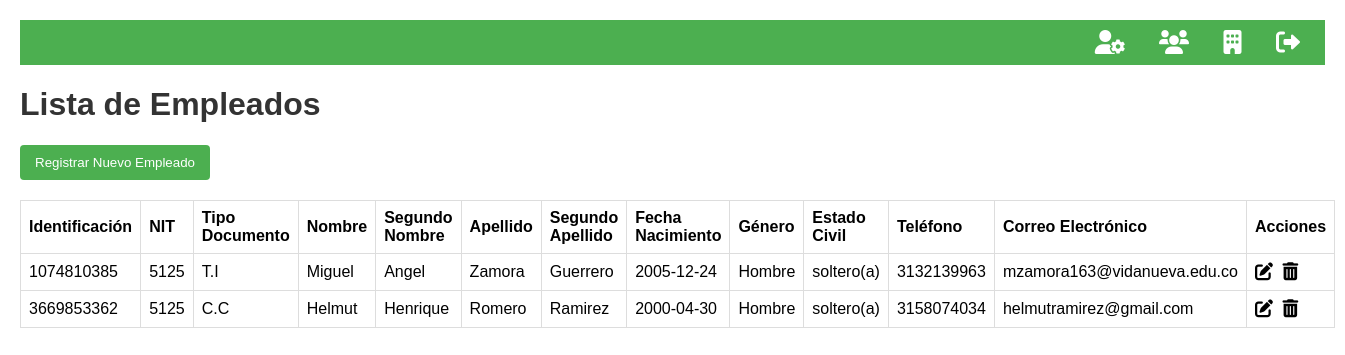
/empleados.php (signed in), run on the app's committed database.
### tables this page shows
CREATE TABLE `empleados` (
  `identificacion` char(10) NOT NULL,
  `NIT` char(10) NOT NULL,
  `tipo_documento` enum('C.C','T.I','C.E') NOT NULL,
  `nombre` varchar(50) NOT NULL,
  `nombre2` varchar(50) DEFAULT NULL,
  `apellido` varchar(50) NOT NULL,
  `apellido2` varchar(50) DEFAULT NULL,
  `fecha_nacimiento` date NOT NULL,
  `genero` enum('Hombre','Mujer','Indefinido') DEFAULT NULL,
  `estado_civil` enum('soltero(a)','casado(a)','viudo(a)','divorciado(a)') DEFAULT NULL,
  `telefono` double NOT NULL,
  `correo` varchar(50) NOT NULL
);

### conexion.php (called while the page is built, shortened)
<?php
class Conexion {
    private $host = "localhost";
    private $username = "root";
    private $password = "";
    private $database = "proyecto";
    private $charset = 'utf8';
    protected $pdo;
    public function __construct($host = null, $username = null, $password = null, $database = null, $charset = 'utf8') {
        $this->charset = $charset;
    }
    private function connect() {
        $dsn = "mysql:host={$this->host};dbname={$this->database};charset={$this->charset}";
        try {
            $this->pdo = new PDO($dsn, $this->username, $this->password);
            $this->pdo->setAttribute(PDO::ATTR_ERRMODE, PDO::ERRMODE_EXCEPTION);
        } catch (PDOException $e) {
            die("Error: " . $e->getMessage());
        }
    }
    public function getPdo() {
        return $this->pdo;
    }
}
?>

### clases.php (called while the page is built, shortened)
<?php
require_once 'conexion.php';
class Empleados extends Conexion {
    public function seleccionarEmpleados() {
        $query = "SELECT * FROM empleados";
        $stmt = $this->getPdo()->prepare($query);
        $stmt->execute();
        return $stmt->fetchAll(PDO::FETCH_ASSOC);
    }
}
?>

### empleados.php (the view, shortened to what this page needs)
<?php
require_once 'clases.php';
$empleadosObj = new Empleados();
$empleados = $empleadosObj->seleccionarEmpleados();
?>
<!DOCTYPE html>
<html lang="es">
<head>
    <link rel="stylesheet" href="https://cdnjs.cloudflare.com/ajax/libs/font-awesome/6.0.0/css/all.min.css">
</head>
<body>
    <div class="top-bar">
        <i class="fas fa-user-cog" onclick="window.location.href='clientes.php'"></i>
        <i class="fas fa-users" onclick="window.location.href='empleados.php'"></i>
        <i class="fas fa-building" onclick="window.location.href='empresa.php'"></i>
        <i class="fas fa-sign-out-alt logout-icon" onclick="confirmarCerrarSesion()"></i>
    </div>
    <h1>Lista de Empleados</h1>
    <button onclick="window.location.href='registrar_empleado.php'">Registrar Nuevo Empleado</button>
    <table border="1">
        <tr>
            <th>Identificación</th>
            <th>NIT</th>
            <th>Tipo Documento</th>
            <th>Nombre</th>
            <th>Segundo Nombre</th>
            <th>Apellido</th>
            <th>Segundo Apellido</th>
            <th>Fecha Nacimiento</th>
            <th>Género</th>
            <th>Estado Civil</th>
            <th>Teléfono</th>
            <th>Correo Electrónico</th>
            <th>Acciones</th>
        </tr>
        <?php foreach ($empleados as $empleado): ?>
            <tr>
                <td><?= $empleado['identificacion'] ?></td>
                <td><?= $empleado['NIT'] ?></td>
                <td><?= $empleado['tipo_documento'] ?></td>
                <td><?= $empleado['nombre'] ?></td>
                <td><?= $empleado['nombre2'] ?></td>
                <td><?= $empleado['apellido'] ?></td>
                <td><?= $empleado['apellido2'] ?></td>
                <td><?= $empleado['fecha_nacimiento'] ?></td>
                <td><?= $empleado['genero'] ?></td>
                <td><?= $empleado['estado_civil'] ?></td>
                <td><?= $empleado['telefono'] ?></td>
                <td><?= $empleado['correo'] ?></td>
                <td>
                    <i class="icon edit-icon fas fa-edit" onclick="window.location.href='editar_empleado.php?identificacion=<?= $empleado['identificacion'] ?>'"></i>
                    <i class="icon delete-icon fas fa-trash-alt" onclick="confirmarEliminar('<?= $empleado['identificacion'] ?>')"></i>
                </td>
            </tr>
        <?php endforeach; ?>
    </table>
</body>
</html>

### empleados.php (style rules this page uses)
.top-bar { background-color: #4CAF50; padding: 10px; color: white; text-align: right; margin: 0; }
.top-bar i { margin: 0 15px; cursor: pointer; font-size: 24px; transition: color 0.3s; }
body { font-family: 'Arial', sans-serif; margin: 0; padding: 20px; }
h1 { color: #333; }
table { width: 100%; border-collapse: collapse; margin-top: 20px; }
th, td { border: 1px solid #ddd; padding: 8px; text-align: left; }
button { background-color: #4CAF50; color: white; padding: 10px 15px; border: none; border-radius: 4px; cursor: pointer; }
.icon { font-size: 18px; cursor: pointer; margin-right: 5px; transition: color 0.3s; }

### data on the page
empleados: identificacion "1074810385", NIT "5125", tipo_documento "T.I", nombre "Miguel", nombre2 "Angel", apellido "Zamora", apellido2 "Guerrero", fecha_nacimiento "2005-12-24", genero "Hombre", estado_civil "soltero(a)", telefono "3132139963", correo "mzamora163@vidanueva.edu.co"
empleados: identificacion "3669853362", NIT "5125", tipo_documento "C.C", nombre "Helmut", nombre2 "Henrique", apellido "Romero", apellido2 "Ramirez", fecha_nacimiento "2000-04-30", genero "Hombre", estado_civil "soltero(a)", telefono "3158074034", correo "helmutramirez@gmail.com"
